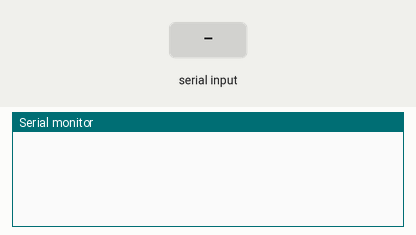
The sketch below on a simulated Arduino Uno, built with avr-gcc and run on an emulated ATmega328P. Parts: the last lines printed to the serial monitor. Inputs (shaded band) come from the test bench. EEPROM starts erased.

Above: at 1.2 s.
1.3 s: "read 1\n" received over Serial
At 2.9 s:
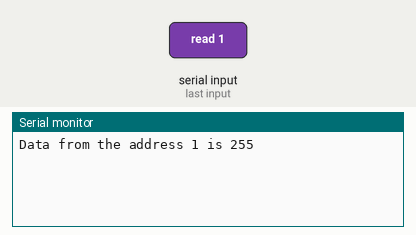
3.8 s: "write 1\n" received over Serial
At 6.1 s:
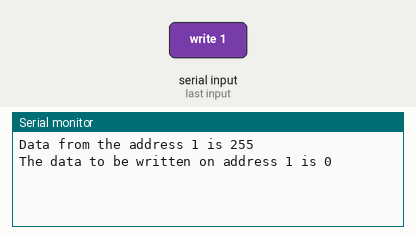

The sketch:

ROUGH.ino
```cpp
#include <EEPROM.h>

void setup()
{
  Serial.begin(9600);
}
int addr;
int data;
void loop(){
  String buffer = "";
  buffer = Serial.readString();
  if(buffer.startsWith("read"))
  {
    addr = buffer.substring(buffer.indexOf(' ')+1).toInt();
    Serial.print("Data from the address ");
    Serial.print(addr);
    Serial.print(" is ");
    Serial.println(EEPROM.read(addr));
    }
    else if (buffer.startsWith("write")){
      addr = buffer.substring(6,7).toInt();
      data = buffer.substring(8).toInt();
      Serial.print("The data to be written on address ");
      Serial.print(addr);
      Serial.print(" is ");
      Serial.println(data);
      EEPROM.write(addr,data);
      }
  }
```

Measured:
- after the input at 1.3 s, the serial monitor: prints a new line after 1.0 s (image 1)
- after the input at 3.8 s, the serial monitor: prints a new line after 1.0 s (image 2)
